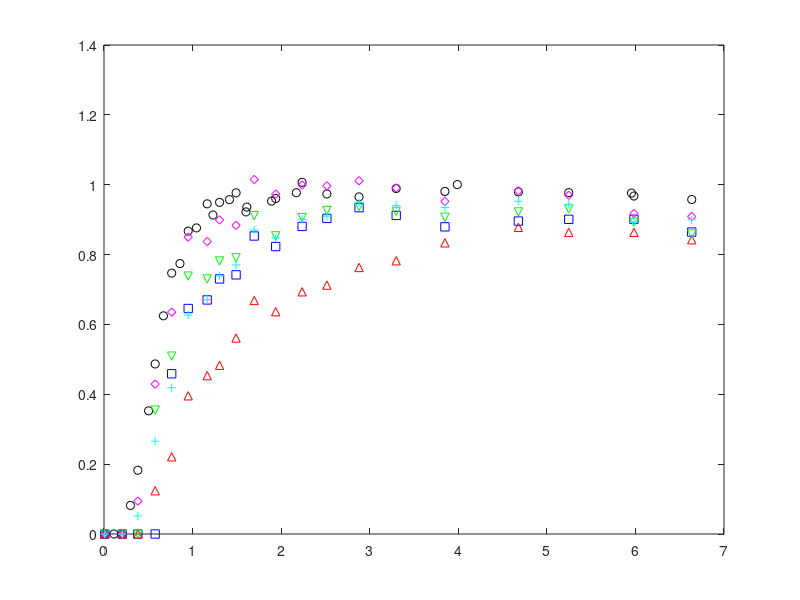

Source code (MATLAB): (Note: this script raises an error after producing the figure.)
clear all
close all

%first-type BC;
%kinetic model;
%see Van Genuchten pg. 16 and 28:



%data = csvread('ObjC_1_gas.csv',1,0);
data = csvread('Obj1b_part1_gas.csv',1,0);
data_time = data(:,1).*60; %time in sec
ethane = data(:,2);
helium = data(:,3);
n2o = data(:,4);
sf6 = data(:,5);
ch4 = data(:,6);



data_br = csvread('Obj1b_part1_br.csv',1,0);
%data_br = csvread('Obj1b_br.csv',1,0);
Br_time = data_br(:,1).*60;
Br = data_br(:,2);

measured = Br; %define which solute you are modeling

%If Vg/Vw = .01, then
%R_He = 2
%R_SF6 = 2.5
%R_ethane = 1.2
%R_N2O = 1.015

%time units are in seconds;
%length units are in m;

C_o = 1; %dimensionless
t = 0:50:49200;   %default delta t is 25
%D = [2.125e-6:0.0625e-6:2.375e-6]; 
D = 2.75e-6;

%2.69e-6, dispersion coefficients, m2/s, default 5e-7; determined from bromide only.
    %%%%%%3.1e-6 for bromide
%v_m = 7.75e-5:0.0625e-5:8e-5;  
v_m = 7.125e-5;


%velocity, 7.09e-5,  m/s, default 1e-4 m/s
    %%%%%%%3e-5 for bromide
    %try 1.19e-4 to 1.43e-4, expected values based on reactor geometry +
    %porosity
L = .3;
theta_m = 0.586; %mobile phase volume (dynamic, macropores)
theta_im = 0.31; %immobile phase volume (stagnant, micropores)
phi_m = theta_m/(theta_m + theta_im);  %fraction of liquid phase that is mobile


data_PV = v_m(1).*data_time.*phi_m./L;

data_PV_br_plot = v_m(1).*Br_time.*phi_m./L;


figure(11)
clf
h1 = plot(data_PV_br_plot, Br,'ok')
hold on
h2 = plot(data_PV, ethane, 'sb')
hold on
h3 = plot(data_PV, helium, '^r')
hold on
h4 = plot(data_PV, sf6, 'vg')
hold on
h5 = plot(data_PV, n2o, 'dm')
hold on
h6 = plot(data_PV, ch4, '+c')
hold on


R = 1.0001; %ethane 2.7
%R = [2.0:.5:6.0];
R_m = 1.0001;
%R_m = [1.0:.5:3.0];
alpha = 0.0001;  %ethane 1.3e-4
%alpha = [.9e-4:.1e-4:2.5e-4];
loopcnt = 0;

results_matrix = zeros(length(v_m)*length(D),4);
%column 1 of results_matrix is loopcnt
%column 2 of results_matrix is R
%column 3 of results_matrix is alpha
%column 4 of results_matrix is sum of squared residuals



beta = phi_m*R_m/R;


for j = 1:length(v_m)
    
    for k = 1:length(D)
        
        
w = alpha*L*(R-1)/(v_m(j)*theta_m);
P = v_m(j)*L/D(k); %Peclet number
PV = v_m(j).*t.*phi_m./L;     %pore volumes, tau in equations in Table 2 in Van Genuchten
data_PV_br = v_m(j).*Br_time.*phi_m./L;


%G term in Van Genuchten, equation SI-1 in Table 2:
G_T = .5 *  erfc( sqrt(P./(4.*beta.*R.*PV)).*(beta*R-PV)) + .5*exp(P).*erfc( sqrt (P./(4.*beta.*R.*PV) ).*(beta*R + PV) );
%IMPORTANT NOTE: Equation SI-1 in Table 2 has the final term as beta*R-tau.
%I think this is an error and that it should be beta*R+tau.  At the top of page 18 they note: 
%"Expressions for G(T) in Table 2 follow from those given in Table 1 by replacing T by
%tau and R by (beta*R).  In Table 1, the final term is R+T, so based on
%their statement the final term should be B*R+tau.
%This is how it is coded above, and this equation gives an effluent C
%ranging from 0 to 1, while the original equation from Van Genuchten has an
%effluent C ranging from 0 to a number much greater than 1.

%exponential term multiplied by G
term = exp(-w.*PV/(beta*R));


integrand_vec = zeros(1,length(PV));

delta_tau = 0.001;   %tau time increment, also d_tau dummy variable
                    %default .001

for i = 2:length(PV);  %2:length(PV)
    
    tau = [0:delta_tau:PV(i)];
    
G_tau = .5 *  erfc( sqrt(P./(4.*beta.*R.*tau)).*(beta*R-tau)) + .5*exp(P).*erfc( sqrt (P./(4.*beta.*R.*tau) ).*(beta*R + tau) );
    
    a = w.*tau;
    b = w.*(PV(i) - tau)./( (1 - beta)*R );
    
    squig = 2*sqrt(a.*b);
    
%In equation 36, the I_0 and I_1 are modified bessel functions, see
%notation on pg. 50-51
I_0 = besseli(0,squig);  %modified bessel function of the first kind, order 0
I_1 = besseli(1,squig);  %modified bessel function of the first kind, order 1
    
%H term defined by Equation 36:
H = exp(-a-b).* ( I_0/beta + (squig.*I_1)./(2.*b.*(1-beta)) );


prod = G_tau.*H;

integrand = delta_tau*trapz(prod(1:length(prod)-1));   %last element of product is NaN, since the last element of H is NaN ...
                                                    %due to division by 0
                                                    %in b term
integrand_vec(i) = integrand;


end


BrC = G_T.*term + w/R .* integrand_vec;


%find indices in PV that are closest PV to data: 
edges = [-Inf, mean([PV(2:end); PV(1:end-1)]), +Inf];
%I = discretize(data_PV_br, edges);
I = discretize(data_PV_br, edges);

RSS = sum((BrC(I) - measured').^2)


loopcnt = loopcnt + 1

     results_matrix(loopcnt,1) = loopcnt;
     results_matrix(loopcnt,2) = v_m(j);
     results_matrix(loopcnt,3) = D(k);
     results_matrix(loopcnt,4) = RSS;

    end
    
end




figure(111)
clf
plot(PV, BrC,'-')
ylim([-0.1 1.1])
xlim([0 2])
ylabel('C/C_o')
xlabel('PV')

%column 1 of results_matrix is loopcnt
%column 2 of results_matrix is R
%column 3 of results_matrix is alpha
%column 4 of results_matrix is sum of squared residuals

y = [results_matrix(:,1)'; results_matrix(:,2)'; results_matrix(:,3)'; results_matrix(:,4)']
fileID = fopen('results_matrix.txt','w');
%fprintf(fileID, 'Exponential Function\n\n');
fprintf(fileID,'%0.3f %0.3e %0.3e %0.4f\n',y);
fclose(fileID);




y = [PV; BrC];
fileID = fopen('exptable.txt','w');
%fprintf(fileID, 'Exponential Function\n\n');
fprintf(fileID,'%f %f\n',y);
fclose(fileID);


%find indices in PV that are closest PV to data: 
edges = [-Inf, mean([PV(2:end); PV(1:end-1)]), +Inf];
%I = discretize(data_PV_br, edges);
I = discretize(data_PV_br, edges);

RSS = sum((BrC(I) - measured').^2)
TSS = sum((measured - mean(measured)).^2)
R2 = 1 - (RSS/TSS)



figure(11)
plot(PV, BrC,'-r')
ylim([-0.1 1.1])
xlim([0 9])
ylabel('C/C_o')
xlabel('PV')
% text(.4, .8, sprintf('R = %0.2f', R))
% text(.4, .9, sprintf('alpha = %0.2e s^{-1}', alpha))
% text(.4, .7, sprintf('R^2 = %0.3f', R2))
saveas(gcf,'output.eps','epsc')


figure (101)
brarea = cumtrapz(PV,BrC);
totbrarea = trapz(PV,BrC);
totbrmass = data_PV(end)*1;
normalizedbr = brarea/totbrmass;
plot(PV, normalizedbr)



measured = n2o; %define which solute you are modeling

%fit parameters:
%R = 2;      %MUST BE > 1
%alpha = 1e-3;    %rate constant, try starting in the range 5e-4 to 5e-3

                    %1/s, 100 d^-1 from Geistlinger (2005) = 1e-3 1/s
                    %vulava has 5e-4 - 1e-3  1/s for alpha for SF6, so
                    %probably faster for Helium, N2O
                    %velocity in bioreactor on the order of .003 m/s, much slower than in Vulava, so 
                    %expect lower alpha
%for determination of R-squared:



%dimensionless parameters
%defined in Van Genuchten pg. 15, with the exception of w, beta, and R
%For w and beta, defined on pg. 28 for one-site kinetic
%non-equilibrium adsorption.  For R, comes from Fry et al. (1994) and Vulava et al. (2002): 
%R = 1 + KH*(Vg/Vw)   %use this with specific K_H values to determine Vg/Vw
%based on fit R parameter




R = 1.18; %ethane 2.7
%R = [1.1:0.02:1.2];
%R_m = [1.1:0.1:2.8];
R_m = 1.08;
alpha = 2.4e-5;  %ethane 1.3e-4
%alpha = [1e-5 1e-6 1e-7 1e-8 1e-9];%8e-6:4e-6:8e-5];

loopcnt = 0;

results_matrix = zeros(length(R)*length(alpha),5);
%column 1 of results_matrix is loopcnt
%column 2 of results_matrix is R
%column 3 of results_matrix is R_m
%column 4 of results_matrix is alpha
%column 5 of results_matrix is sum of squared residuals




for j = 1:length(R)
    
    for k = 1:length(alpha)
        
        for l = 1:length(R_m)
        
        
w = alpha(k)*L*(R(j)-1)/(v_m*theta_m);
beta = phi_m*R_m(l)/R(j);



%G term in Van Genuchten, equation SI-1 in Table 2:
G_T = .5 *  erfc( sqrt(P./(4.*beta.*R(j).*PV)).*(beta*R(j)-PV)) + .5*exp(P).*erfc( sqrt (P./(4.*beta.*R(j).*PV) ).*(beta*R(j) + PV) );
%IMPORTANT NOTE: Equation SI-1 in Table 2 has the final term as beta*R-tau.
%I think this is an error and that it should be beta*R+tau.  At the top of page 18 they note: 
%"Expressions for G(T) in Table 2 follow from those given in Table 1 by replacing T by
%tau and R by (beta*R).  In Table 1, the final term is R+T, so based on
%their statement the final term should be B*R+tau.
%This is how it is coded above, and this equation gives an effluent C
%ranging from 0 to 1, while the original equation from Van Genuchten has an
%effluent C ranging from 0 to a number much greater than 1.

%exponential term multiplied by G
term = exp(-w.*PV/(beta*R(j)));

%some figures to visualize how each of these terms are affected by
%different fit parameters:
%use these to troubleshoot problems if the model acts weird with certain
%paremeters.
%figure(5)
%plot(PV,term)
%title('Term')

integrand_vec = zeros(1,length(PV));

delta_tau = 0.001;   %tau time increment, also d_tau dummy variable
                    %default .001

for i = 2:length(PV);  %2:length(PV)
    
    tau = [0:delta_tau:PV(i)];
    
G_tau = .5 *  erfc( sqrt(P./(4.*beta.*R(j).*tau)).*(beta*R(j)-tau)) + .5*exp(P).*erfc( sqrt (P./(4.*beta.*R(j).*tau) ).*(beta*R(j) + tau) );
    
    a = w.*tau;
    b = w.*(PV(i) - tau)./( (1 - beta)*R(j) );
    
    squig = 2*sqrt(a.*b);
    
%In equation 36, the I_0 and I_1 are modified bessel functions, see
%notation on pg. 50-51
I_0 = besseli(0,squig);  %modified bessel function of the first kind, order 0
I_1 = besseli(1,squig);  %modified bessel function of the first kind, order 1
    
%H term defined by Equation 36:
H = exp(-a-b).* ( I_0/beta + (squig.*I_1)./(2.*b.*(1-beta)) );


prod = G_tau.*H;

integrand = delta_tau*trapz(prod(1:length(prod)-1));   %last element of product is NaN, since the last element of H is NaN ...
                                                    %due to division by 0
                                                    %in b term
integrand_vec(i) = integrand;


end


%first_term = G_T.*term;
%figure(14)
%plot(PV,first_term)
%title('G*exp term')

%C = G(1:length(G)-1).*term(1:length(term)-1) + (w/R).*ConvInt;   %equation 35 in van genuchten
C = G_T.*term + w/R(j) .* integrand_vec;


%find indices in PV that are closest PV to data: 
edges = [-Inf, mean([PV(2:end); PV(1:end-1)]), +Inf];
%I = discretize(data_PV_br, edges);
I = discretize(data_PV, edges);

RSS = sum((C(I) - measured').^2)


loopcnt = loopcnt + 1

     results_matrix(loopcnt,1) = loopcnt;
     results_matrix(loopcnt,2) = R(j);
     results_matrix(loopcnt,3) = R_m(l);
     results_matrix(loopcnt,4) = alpha(k);
     results_matrix(loopcnt,5) = RSS;

    end
    
    end

end

C(C > 1) = 1;

figure(11)
plot(PV, C,'-m')
hold on

%Effluent Mass Balance
figure (101)
hold on
n2oarea = cumtrapz(PV,C);
totn2oarea = trapz(PV,C);
totn2omass = data_PV(end)*1;
normalizedn2o = n2oarea/totn2omass;
plot(PV, normalizedn2o)
% massbaln2o = normalizedn2o./normalizedbr;
% plot(PV, massbaln2o)


%Headspace Mass Balance
tracersoldata = csvread('Obj1b_part1_tracer_sol.csv',1,0);
n2otracer = tracersoldata(:,4);
tracertime = tracersoldata(:,1).*60;
tracerPV = v_m.*tracertime.*phi_m./L;
interptracer = interp1(tracerPV, n2otracer, PV);
aveinterptracer = mean([interptracer(1:end-1);interptracer(2:end)]);
avetracermass = PV(2).*aveinterptracer;
avetracermass(isnan(avetracermass))=0;
tottracermass = sum(avetracermass);
headspacedata = csvread('Obj1b_part1_headspace_n2o.csv',1,0);
seg1time = headspacedata(:,1).*60;
seg1data = headspacedata(:,2);
seg1PV = v_m.*seg1time.*phi_m./L;
seg2time = headspacedata(:,3).*60;
seg2data = headspacedata(:,4);
seg2PV = v_m.*seg2time.*phi_m./L;
seg3time = headspacedata(:,5).*60;
seg3data = headspacedata(:,6);
seg3PV = v_m.*seg3time.*phi_m./L;
seg1interp = interp1(seg1PV, seg1data, PV);
seg2interp = interp1(seg2PV, seg2data, PV);
seg3interp = interp1(seg3PV, seg3data, PV);
headspaceinterp = seg1interp+seg2interp+seg3interp;
normalizedheadspace = headspaceinterp/tottracermass;
combinedheadspace = csvread('Obj1b_part1_headspace_n2o_combined.csv',1,0);
combinedtime = combinedheadspace(:,1).*60;
combineddata = combinedheadspace(:,2);
combinedPV = v_m.*combinedtime.*phi_m./L;
normalizedcombined = combineddata/tottracermass;

%Bubble Mass Balance
bubblen2o = normalizedbr-(normalizedn2o);%+normalizedheadspace);
figure(22)
plot(PV,bubblen2o)
bubblen2ochange = diff(bubblen2o);
find(bubblen2ochange == max(bubblen2ochange(:)))


%truncate data to 6.64 pore volumes
shortnormalizedn2o = normalizedn2o(1:856);
shortbubblen2o = bubblen2o(1:856);
shortnormalizedheadspace = normalizedheadspace(1:856);
shortPV = PV(1:856);

figure(222)
alln2o = [shortnormalizedn2o' shortnormalizedheadspace' shortbubblen2o'];
massbalpv = area(shortPV,alln2o)
massbalpv(1).FaceColor = [0/255 128/255 255/255];
massbalpv(2).FaceColor = [252/255 226/255 5/255];
massbalpv(3).FaceColor = [255/255 40/255 0/255];
ylabel('M/M_T', 'fontsize', 25);
xlabel('Pore Volumes', 'fontsize', 25);
ylim([0 1.2]);
xlim([0 8])
%title('N_2O Distribution Throughout Reactor', 'fontsize', 36);
%legend('Effluent', 'Bubble Entrapped', 'Evolved Headspace', 'Location', 'northwest');
set(gca, 'FontSize', 20);

figure(333)
finaleffluent = normalizedn2o(end);
finalbubble = 0;
finalheadspace = normalizedcombined(end);
remainingheadspace = shortnormalizedheadspace(end);
liberatedbubble = finalheadspace-shortnormalizedheadspace(end);
predbubble = shortbubblen2o(end);
unantbubble = liberatedbubble - predbubble;
baralln2o = [finaleffluent, remainingheadspace, predbubble, unantbubble; nan(1,4)];
massbalbar = bar(baralln2o, 'stacked')
set(massbalbar,{'FaceColor'},{[0/255 128/255 255/255];[252/255 226/255 5/255];[255/255 40/255 0/255];'k'});
legend('Effluent', 'Mass Measured in Headspace Prior to Drainage', 'Mass Balance Estimate of Bubble Entrapped Mass', 'Additional Mass Released Following Drainage'); %
set(gca, 'FontSize', 20);
ylim([0 1.2]);

recovery = finaleffluent + remainingheadspace + predbubble + unantbubble


%Extend data to 7.64 PVs (Run for 6.64 PVs and add 1 PV for "effluent"
%remaining in reactor at experiment end
integralPV = PV(1:985);
integralBrC = BrC(1:985);
integraleff = C(1:985);
Br_area = trapz(integralPV, integralBrC);
Eff_area = trapz(integralPV, integraleff);
bubblearea = Br_area-Eff_area;
btestimate_effluent = Eff_area/Br_area;
btestimate_retainedinreactor = bubblearea/Br_area;
